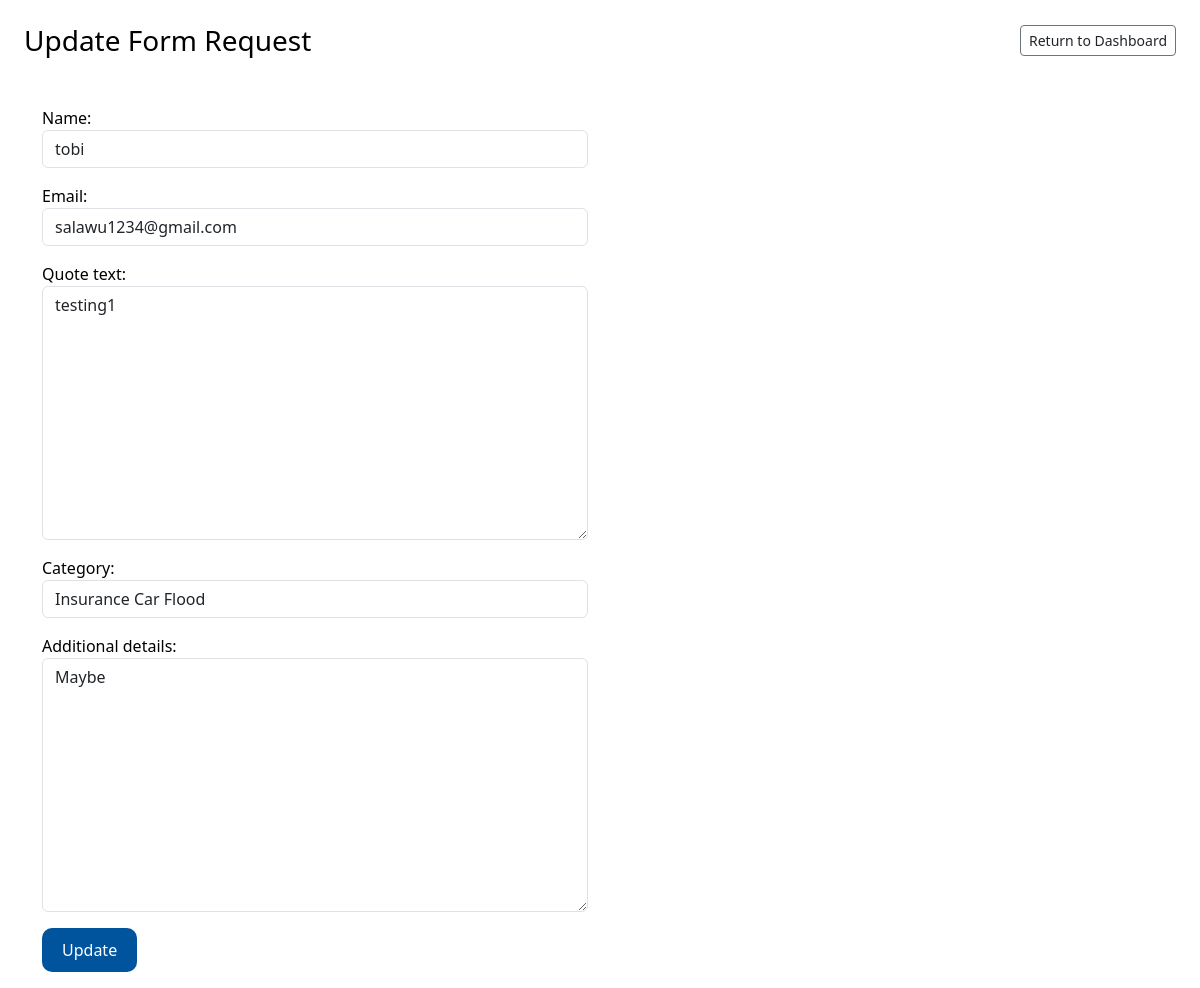
Page /edit/2/ on the committed database.
### app1/models.py (models this page shows)
class myModel(models.Model):
    name = models.CharField(max_length=100)
    email = models.EmailField(max_length=100)
    quote_text = models.TextField(max_length=100)
    category = models.CharField(max_length=100)
    additional_details = models.TextField(max_length=100)

### app1/views.py (the view)
# urls.py: path('edit/<model_id>/', views.edit, name='edit'),
def edit(request, model_id):
    person_detail = myModel.objects.get(id=model_id)
    form = myForm(request.POST or None, instance=person_detail)
    success = False
    if form.is_valid():
        success = True
        form.save()
        messages.success(request, "Request updated successfully")
        return redirect('home')
    return render(request, 'edit.html', {'form': form, 'success': success, 'person_detail': person_detail})

### app1/forms.py
class myForm(ModelForm):
    class Meta:
        model = myModel
        fields = ['name', 'email', 'quote_text', 'category', 'additional_details']
        category_choices = {
            ('Insurance Car Accident', 'Insurance Car Accident'),
            ('Insurance Car Damage', 'Insurance Car Damage'),
            ('Insurance Car Theft', 'Insurance Car Theft'),
            ('Insurance Car Fire', 'Insurance Car Fire'),
            ('Insurance Car Flood', 'Insurance Car Flood'),
        }
        widgets = {
            'name': forms.TextInput(attrs={'class': 'form-control'}),
            'email': forms.EmailInput(attrs={'class': 'form-control'}),
            'quote_text': forms.Textarea(attrs={'class': 'form-control'}),
            'category': forms.Select(attrs={'class': 'form-control'}, choices=category_choices),
            'additional_details': forms.Textarea(attrs={'class': 'form-control'}),
        }
        field_order = ['name', 'email', 'quote_text', 'category', 'additional_details']

### app1/templates/edit.html (shortened to what this page needs)
{% load static %}
<html >
    <head>
        <link href="https://cdn.jsdelivr.net/npm/bootstrap@5.3.8/dist/css/bootstrap.min.css" rel="stylesheet">
        <link rel="stylesheet" href="{% static 'global.css' %}">
    </head>
    <body>
        <div class="container-fluid p-4 d-flex justify-content-between align-items-center flex-wrap">
            <h3 class="mb-0">Update Form Request</h3>
            <button class="btn btn-outline-secondary btn-sm">
                <a href="{% url 'home' %}" class="text-dark text-decoration-none">Return to Dashboard</a>
            </button>
        </div>
        <div class="container mt-4">
            <div class="row justify-content-left">
                <div class="col-12 col-md-8 col-lg-6">
                    {% if success %}
                        <div class="alert alert-success">
                            <p>Request submitted successfully</p>
                        </div>
                    {% else %}
                        <form method="POST" action="">
                            <div class="mb-3" class="text-dark">
                                {{ form.as_p }}
                            </div>
                            <button type="submit" value="update" class="main-button">Update</button>
                        </form>
                    {% endif %}
                </div>
            </div>
        </div>
    </body>
</html>

### app1/static/global.css (style rules this page uses)
body { color: #fff; }
.main-button { background-color: #00549E ; color: white; border-radius: 10px; padding: 10px 20px; font-size: 16px; font-weight: regular; border: none; }
h3 { color: black; }
label { color: black; }
form p, form label, form input, form textarea { color: black; }
a { text-decoration: none; color: #00549E; }

### rows in the picture
myModel: name "tobi", email "salawu1234@gmail.com", quote_text "testing1", category "Insurance Car Flood", additional_details "Maybe"
